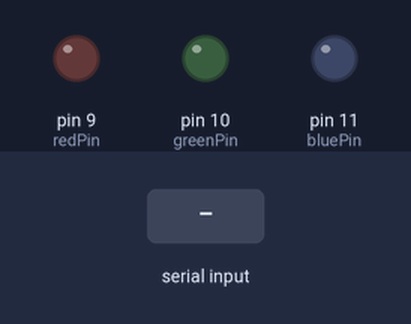
The sketch below on a simulated Arduino Uno, built with avr-gcc and run on an emulated ATmega328P. On the bench: output pins drawn as LEDs (lit = HIGH). The inputs (shaded band) are chosen by the test bench.

Above: at 1.2 s.
1.3 s: "G" received over Serial
At 1.8 s:
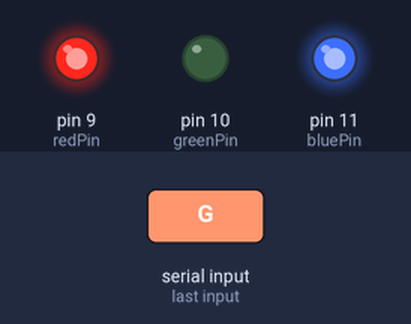
2.8 s: "B" received over Serial
At 4.0 s:
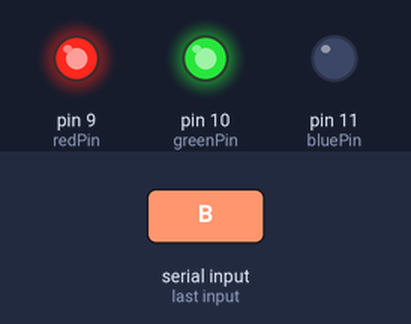
4.3 s: "R" received over Serial
At 5.2 s:
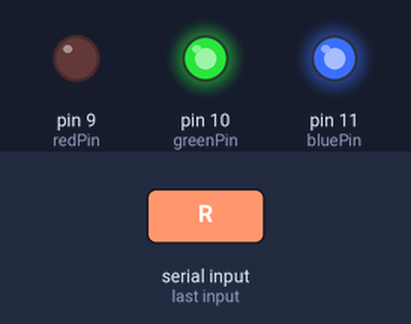
5.8 s: "O" received over Serial
At 6.4 s:
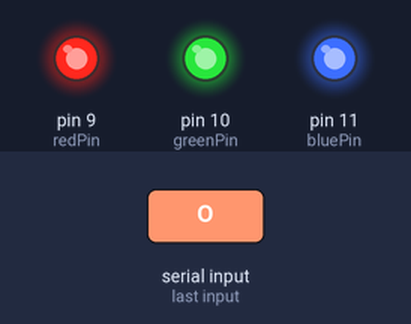
Timing chart, 0 to 8.3 s (numbered marks = the images above; inputs shaded):
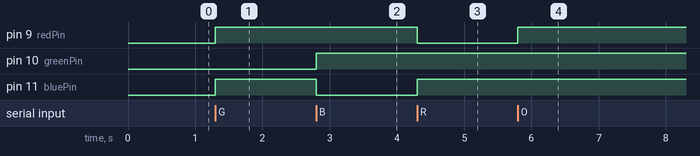

The sketch:

led.ino
```cpp
int redPin = 9;
int greenPin = 10;
int bluePin = 11;

void setup() {
  // LED pinleri çıkışı
  pinMode(redPin, OUTPUT);
  pinMode(greenPin, OUTPUT);
  pinMode(bluePin, OUTPUT);

  // Seri haberleşme
  Serial.begin(9600);
}

void loop() {
  if (Serial.available() > 0) {
    char received = Serial.read();  // Python'dan gelen veriyi okuma

    // Gelen veriye göre LED renklerini ayarlama
    if (received == 'G') {
      // Yeşil LED
      digitalWrite(redPin, HIGH);  // Kırmızı LED kapalı
      digitalWrite(greenPin, LOW); // Yeşil LED açık
      digitalWrite(bluePin, HIGH); // Mavi LED kapalı
    } else if (received == 'B') {
      // Mavi LED
      digitalWrite(redPin, HIGH);  // Kırmızı LED kapalı
      digitalWrite(greenPin, HIGH); // Yeşil LED kapalı
      digitalWrite(bluePin, LOW);  // Mavi LED açık
    } else if (received == 'R') {
      // Kırmızı LED
      digitalWrite(redPin, LOW);   // Kırmızı LED açık
      digitalWrite(greenPin, HIGH); // Yeşil LED kapalı
      digitalWrite(bluePin, HIGH); // Mavi LED kapalı
    } else if (received == 'O') {
      // LED kapalı
      digitalWrite(redPin, HIGH);  // Kırmızı LED kapalı
      digitalWrite(greenPin, HIGH); // Yeşil LED kapalı
      digitalWrite(bluePin, HIGH); // Mavi LED kapalı
    }
  }
}
```

Measured:
- after the input at 1.3 s, pin 9 (redPin), pin 11 (bluePin): LOW → HIGH at once
- after the input at 2.8 s, pin 10 (greenPin): LOW → HIGH at once; pin 11 (bluePin): HIGH → LOW at once
- after the input at 4.3 s, pin 9 (redPin): HIGH → LOW at once; pin 11 (bluePin): LOW → HIGH at once
- after the input at 5.8 s, pin 9 (redPin): LOW → HIGH at once
